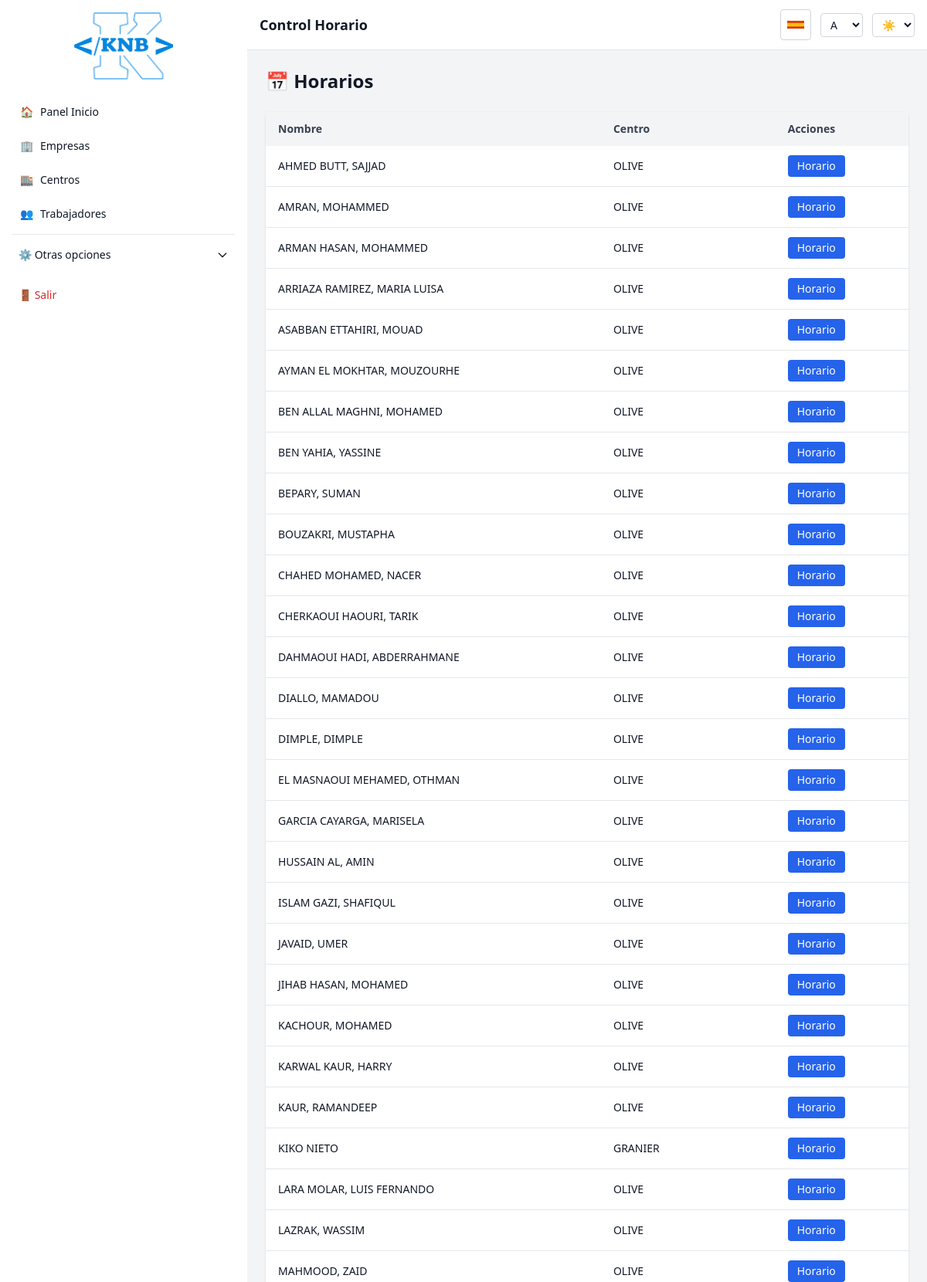
The app's page /horarios/ (signed in, upper part) with its own data.
### app/models.py (models this page shows)
class Trabajador(db.Model):
    id = db.Column(db.Integer, primary_key=True)
    nombre = db.Column(db.String(100), nullable=False)
    email = db.Column(db.String(120))
    telefono = db.Column(db.String(20))
    dni = db.Column(db.String(20), nullable=False)
    pin = db.Column(db.String(5), nullable=False)
    centro_id = db.Column(db.Integer, db.ForeignKey('centro.id'), nullable=True)
    activo = db.Column(db.Boolean, default=True)
    rol = db.Column(db.String(20), default='trabajador')
    nass = db.Column(db.String(20))
    nacionalidad = db.Column(db.String(60))
    genero = db.Column(db.String(10))
    iban = db.Column(db.String(34))
    cursos_asociados = db.relationship('TrabajadorCurso', back_populates='trabajador', cascade="all, delete-orphan")
    centro = db.relationship(
        'Centro',
        backref=db.backref('trabajadores', lazy='joined'),
        lazy='joined'
    )
    fichajes = db.relationship(
        'Fichaje',
        backref='trabajador',
        lazy=True,
        cascade='all, delete-orphan',
        passive_deletes=True
    )
    vacaciones = db.relationship(
        'Vacacion',
        backref='trabajador',
        lazy=True,
        cascade='all, delete-orphan',
        passive_deletes=True
    )
    horarios = db.relationship(
        'Horario',
        backref='trabajador',
        lazy=True,
        cascade='all, delete-orphan',
        passive_deletes=True
    )

class Centro(db.Model):
    id = db.Column(db.Integer, primary_key=True)
    nombre = db.Column(db.String(120), nullable=False)
    empresa_id = db.Column(db.Integer, db.ForeignKey('empresa.id'), nullable=False)
    activo = db.Column(db.Boolean, default=True)
    email = db.Column(db.String(120))
    telefono = db.Column(db.String(30))
    direccion = db.Column(db.String(255))
    codigo_postal = db.Column(db.String(10))
    ccc = db.Column(db.String(50))
    cif = db.Column(db.String(50))
    responsable = db.Column(db.String(120))
    sector = db.Column(db.String(50))
    fecha_creacion = db.Column(db.DateTime, default=datetime.utcnow)
    empresa = db.relationship('Empresa', back_populates='centros')

### app/routes/horarios.py (the view)
@bp.route('/')
@login_required
def lista_horarios():
    sort = request.args.get('sort')
    order = request.args.get('order', 'asc')
    query = Trabajador.query
    if sort == 'email':
        column = Trabajador.email
    elif sort == 'telefono':
        column = Trabajador.telefono
    elif sort == 'centro':
        column = Trabajador.centro_id
    elif sort == 'nombre':
        column = Trabajador.nombre
    else:
        column = Trabajador.nombre  # fallback seguro
    if sort:
        if order == 'desc':
            query = query.order_by(column.desc())
        else:
            query = query.order_by(column.asc())
    else:
        query = query.order_by(Trabajador.nombre.asc())  # sin sort → orden natural sin icono
    trabajadores = query.all()
    return render_template('lista_horarios.html', trabajadores=trabajadores)

### templates/lista_horarios.html (shortened to what this page needs)
{% extends 'base.html' %}
{% block content %}
<h2 class="text-2xl font-semibold mb-6" data-i18n="sidebar.horarios">
</h2>
{% set sort = request.args.get('sort') %}
{% set order = request.args.get('order', 'asc') %}
<table class="min-w-full bg-white dark:bg-gray-800 shadow rounded">
  <thead>
    <tr class="bg-gray-100 dark:bg-gray-700 text-left text-sm font-semibold text-gray-700 dark:text-gray-200">
      <th class="py-3 px-4">
        <a href="{{ url_for('horarios.lista_horarios', sort='nombre', order='desc' if sort == 'nombre' and order == 'asc' else 'asc') }}"
           class="flex items-center gap-1">
          <span data-i18n="trabajadores.tabla.nombre">Nombre</span>
        </a>
      </th>
      <th class="py-3 px-4">
        <a href="{{ url_for('horarios.lista_horarios', sort='centro', order='desc' if sort == 'centro' and order == 'asc' else 'asc') }}"
           class="flex items-center gap-1">
          <span data-i18n="trabajadores.tabla.centro">Centro</span>
        </a>
      </th>
      <th class="py-3 px-4" data-i18n="trabajadores.tabla.acciones">Acciones</th>
    </tr>
  </thead>
  <tbody class="text-sm divide-y divide-gray-200 dark:divide-gray-700">
    {% for trabajador in trabajadores %}
    <tr>
      <td class="py-3 px-4">{{ trabajador.nombre }}</td>
      <td class="py-3 px-4">{{ trabajador.centro.nombre if trabajador.centro else '—' }}</td>
      <td class="py-3 px-4">
        <a href="{{ url_for('horarios.gestionar_horario', trabajador_id=trabajador.id) }}"
           class="inline-block px-3 py-1 bg-blue-600 text-white rounded hover:bg-blue-700 text-sm"
           data-i18n="trabajadores.tabla.horario">
        </a>
      </td>
    </tr>
    {% endfor %}
  </tbody>
</table>
{% endblock %}

### records on screen
Trabajador: nombre "AHMED BUTT, SAJJAD", centro "OLIVE"
Trabajador: nombre "AMRAN, MOHAMMED", centro "OLIVE"
Trabajador: nombre "ARMAN HASAN, MOHAMMED", centro "OLIVE"
Trabajador: nombre "ARRIAZA RAMIREZ, MARIA LUISA", centro "OLIVE"
Trabajador: nombre "ASABBAN ETTAHIRI, MOUAD", centro "OLIVE"
Trabajador: nombre "AYMAN EL MOKHTAR, MOUZOURHE", centro "OLIVE"
Trabajador: nombre "BEN ALLAL MAGHNI, MOHAMED", centro "OLIVE"
Trabajador: nombre "BEN YAHIA, YASSINE", centro "OLIVE"
Trabajador: nombre "BEPARY, SUMAN", centro "OLIVE"
Trabajador: nombre "BOUZAKRI, MUSTAPHA", centro "OLIVE"
Trabajador: nombre "CHAHED MOHAMED, NACER", centro "OLIVE"
Trabajador: nombre "CHERKAOUI HAOURI, TARIK", centro "OLIVE"
Trabajador: nombre "DAHMAOUI HADI, ABDERRAHMANE", centro "OLIVE"
Trabajador: nombre "DIALLO, MAMADOU", centro "OLIVE"
Trabajador: nombre "DIMPLE, DIMPLE", centro "OLIVE"
Trabajador: nombre "EL MASNAOUI MEHAMED, OTHMAN", centro "OLIVE"
Trabajador: nombre "GARCIA CAYARGA, MARISELA", centro "OLIVE"
Trabajador: nombre "HUSSAIN AL, AMIN", centro "OLIVE"
Trabajador: nombre "ISLAM GAZI, SHAFIQUL", centro "OLIVE"
Trabajador: nombre "JAVAID, UMER", centro "OLIVE"
Trabajador: nombre "JIHAB HASAN, MOHAMED", centro "OLIVE"
Trabajador: nombre "KACHOUR, MOHAMED", centro "OLIVE"
Trabajador: nombre "KARWAL KAUR, HARRY", centro "OLIVE"
Trabajador: nombre "KAUR, RAMANDEEP", centro "OLIVE"
Trabajador: nombre "KIKO NIETO", centro "GRANIER"
Trabajador: nombre "LARA MOLAR, LUIS FERNANDO", centro "OLIVE"
Trabajador: nombre "LAZRAK, WASSIM", centro "OLIVE"
Trabajador: nombre "MAHMOOD, ZAID", centro "OLIVE"
